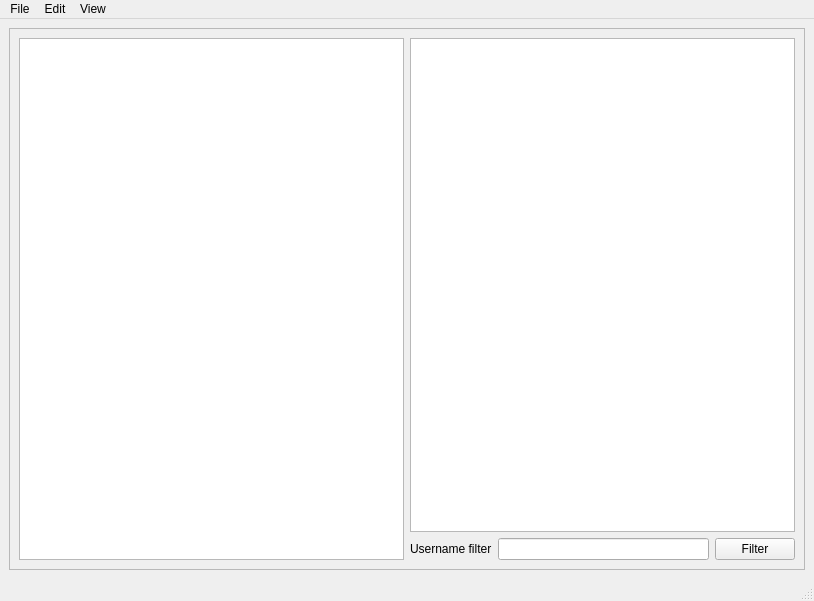
<?xml version="1.0" encoding="UTF-8"?>
<ui version="4.0">
 <class>MainWindow</class>
 <widget class="QMainWindow" name="MainWindow">
  <property name="geometry">
   <rect>
    <x>0</x>
    <y>0</y>
    <width>814</width>
    <height>601</height>
   </rect>
  </property>
  <property name="windowTitle">
   <string>Match Maker</string>
  </property>
  <widget class="QWidget" name="centralwidget">
   <layout class="QHBoxLayout" name="horizontalLayout_5">
    <item>
     <widget class="QFrame" name="frame">
      <property name="frameShape">
       <enum>QFrame::StyledPanel</enum>
      </property>
      <property name="frameShadow">
       <enum>QFrame::Raised</enum>
      </property>
      <layout class="QHBoxLayout" name="horizontalLayout_8">
       <item>
        <layout class="QHBoxLayout" name="horizontal_layout_1">
         <item>
          <widget class="QTreeView" name="treeView_dashboard"/>
         </item>
         <item>
          <layout class="QVBoxLayout" name="vertical_layout_1">
           <item>
            <widget class="QTableView" name="tableView_users_list">
             <property name="contextMenuPolicy">
              <enum>Qt::CustomContextMenu</enum>
             </property>
             <property name="editTriggers">
              <set>QAbstractItemView::NoEditTriggers</set>
             </property>
             <property name="selectionMode">
              <enum>QAbstractItemView::SingleSelection</enum>
             </property>
             <property name="selectionBehavior">
              <enum>QAbstractItemView::SelectRows</enum>
             </property>
             <attribute name="horizontalHeaderCascadingSectionResizes">
              <bool>true</bool>
             </attribute>
             <attribute name="horizontalHeaderStretchLastSection">
              <bool>true</bool>
             </attribute>
            </widget>
           </item>
           <item>
            <layout class="QHBoxLayout" name="horizontal_layout_2">
             <item>
              <widget class="QLabel" name="label_username_filter">
               <property name="text">
                <string>Username filter</string>
               </property>
               <property name="buddy">
                <cstring>lineEdit_username_filter</cstring>
               </property>
              </widget>
             </item>
             <item>
              <widget class="QLineEdit" name="lineEdit_username_filter">
               <property name="clearButtonEnabled">
                <bool>true</bool>
               </property>
              </widget>
             </item>
             <item>
              <widget class="QPushButton" name="pushButton_filter">
               <property name="text">
                <string>Filter</string>
               </property>
              </widget>
             </item>
            </layout>
           </item>
          </layout>
         </item>
        </layout>
       </item>
      </layout>
     </widget>
    </item>
   </layout>
  </widget>
  <widget class="QMenuBar" name="menubar">
   <property name="geometry">
    <rect>
     <x>0</x>
     <y>0</y>
     <width>814</width>
     <height>24</height>
    </rect>
   </property>
   <widget class="QMenu" name="menuFile">
    <property name="title">
     <string>File</string>
    </property>
    <addaction name="actionSave_the_Dashboard_to_File"/>
   </widget>
   <widget class="QMenu" name="menuEdit">
    <property name="title">
     <string>Edit</string>
    </property>
    <addaction name="action_Add_User"/>
    <addaction name="action_Remove_User"/>
   </widget>
   <widget class="QMenu" name="menuView">
    <property name="title">
     <string>View</string>
    </property>
    <addaction name="actionShow_Hide_Dashboard"/>
    <addaction name="actionShow_Hide_User_List"/>
   </widget>
   <addaction name="menuFile"/>
   <addaction name="menuEdit"/>
   <addaction name="menuView"/>
  </widget>
  <widget class="QStatusBar" name="statusbar"/>
  <action name="actionShow_Hide_Dashboard">
   <property name="text">
    <string>Show/Hide Dashboard</string>
   </property>
  </action>
  <action name="actionShow_Hide_User_List">
   <property name="text">
    <string>Show/Hide User List</string>
   </property>
  </action>
  <action name="action_Add_User">
   <property name="text">
    <string>+Add User</string>
   </property>
  </action>
  <action name="action_Remove_User">
   <property name="text">
    <string>-Remove User</string>
   </property>
  </action>
  <action name="actionSave_the_Dashboard_to_File">
   <property name="text">
    <string>Save the Dashboard to File</string>
   </property>
  </action>
  <action name="actionExit">
   <property name="text">
    <string>Exit</string>
   </property>
  </action>
 </widget>
 <resources/>
 <connections/>
</ui>
